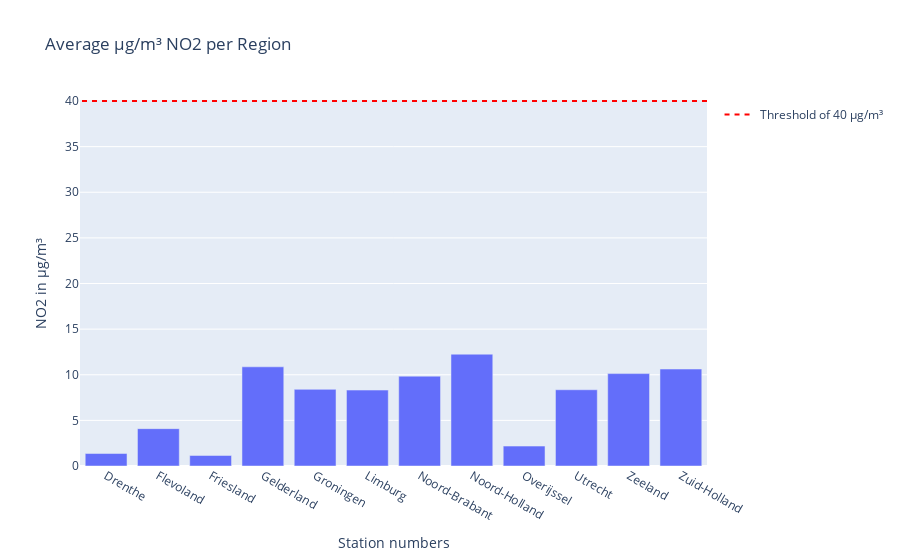
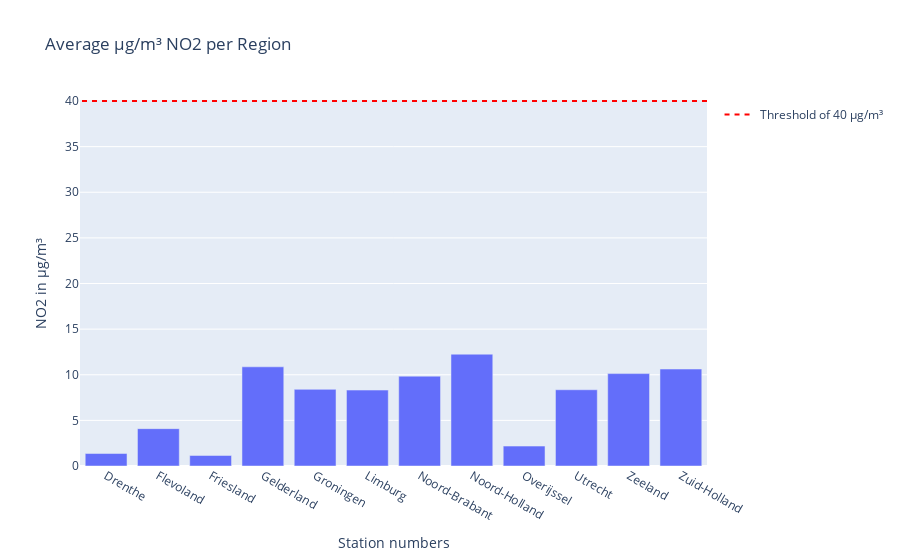

Notebook cell for these charts, in order:
### Code cell
import plotly.express as px
import plotly.graph_objects as go

pv = ['Groningen', 'Friesland', 'Drenthe', 'Overijssel', 'Gelderland', 'Flevoland',
      'Utrecht', 'Noord-Holland', 'Zuid-Holland', 'Noord-Brabant', 'Limburg', 'Zeeland' ]

pv_mean = meanprovince[meanprovince['RegioS'].isin(pv)]
bar = px.bar(meanprovince, x='RegioS' , y= dfposts_NO2.groupby('RegioS')['value'].mean(), title='Average µg/m³ NO2 per Region')
bar.update_layout(yaxis_title='NO2 in µg/m³', xaxis_title= "Station numbers", barmode='group') 
bar.add_shape(
    legendrank=1,
    showlegend=True,
    type="line",
    xref="paper",
    line=dict(dash="5px", color='red'),
    x0=1,
    x1=0,
    y0=40,
    y1=40,
    name='Threshold of 40 µg/m³'
)

bar.show()


pv_mean_clean = meanprovince_clean[meanprovince_clean['RegioS'].isin(pv)]
bar_cleanno2 = px.bar(meanprovince_clean, x='RegioS' , y= dfposts_NO2_clean.groupby('RegioS')['value'].mean(), title='Average µg/m³ NO2 per Region')
bar_cleanno2.update_layout(yaxis_title='NO2 in µg/m³', xaxis_title= "Station numbers", barmode='group') 
bar_cleanno2.add_shape(
    legendrank=1,
    showlegend=True,
    type="line",
    xref="paper",
    line=dict(dash="5px", color='red'),
    x0=1,
    x1=0,
    y0=40,
    y1=40,
    name='Threshold of 40 µg/m³'
)

bar_cleanno2.show()

### Figure 1 — Plotly figure (JSON) as saved in the notebook; plotly's stock layout.template omitted (floating-point values rounded to 4 significant figures)
{"data": [{"alignmentgroup": "True", "hovertemplate": "RegioS=%{x}<br>y=%{y}<extra></extra>", "legendgroup": "", "marker": {"color": "#636efa", "pattern": {"shape": ""}}, "name": "", "offsetgroup": "", "orientation": "v", "showlegend": false, "textposition": "auto", "type": "bar", "x": ["Drenthe", "Flevoland", "Friesland", "Gelderland", "Groningen", "Limburg", "Noord-Brabant", "Noord-Holland", "Overijssel", "Utrecht", "Zeeland", "Zuid-Holland"], "xaxis": "x", "y": [1.368, 4.092, 1.153, 10.87, 8.399, 8.321, 9.846, 12.25, 2.182, 8.356, 10.13, 10.62], "yaxis": "y"}], "layout": {"barmode": "group", "legend": {"tracegroupgap": 0}, "shapes": [{"legendrank": 1, "line": {"color": "red", "dash": "5px"}, "name": "Threshold of 40 µg/m³", "showlegend": true, "type": "line", "x0": 1, "x1": 0, "xref": "paper", "y0": 40, "y1": 40}], "title": {"text": "Average µg/m³ NO2 per Region"}, "xaxis": {"anchor": "y", "domain": [0, 1], "title": {"text": "Station numbers"}}, "yaxis": {"anchor": "x", "domain": [0, 1], "title": {"text": "NO2 in µg/m³"}}}}

### Figure 2 — Plotly figure (JSON) as saved in the notebook; plotly's stock layout.template omitted (floating-point values rounded to 4 significant figures)
{"data": [{"alignmentgroup": "True", "hovertemplate": "RegioS=%{x}<br>y=%{y}<extra></extra>", "legendgroup": "", "marker": {"color": "#636efa", "pattern": {"shape": ""}}, "name": "", "offsetgroup": "", "orientation": "v", "showlegend": false, "textposition": "auto", "type": "bar", "x": ["Drenthe", "Flevoland", "Friesland", "Gelderland", "Groningen", "Limburg", "Noord-Brabant", "Noord-Holland", "Overijssel", "Utrecht", "Zeeland", "Zuid-Holland"], "xaxis": "x", "y": [1.368, 4.092, 1.153, 10.87, 8.399, 8.321, 9.846, 12.25, 2.182, 8.356, 10.13, 10.62], "yaxis": "y"}], "layout": {"barmode": "group", "legend": {"tracegroupgap": 0}, "shapes": [{"legendrank": 1, "line": {"color": "red", "dash": "5px"}, "name": "Threshold of 40 µg/m³", "showlegend": true, "type": "line", "x0": 1, "x1": 0, "xref": "paper", "y0": 40, "y1": 40}], "title": {"text": "Average µg/m³ NO2 per Region"}, "xaxis": {"anchor": "y", "domain": [0, 1], "title": {"text": "Station numbers"}}, "yaxis": {"anchor": "x", "domain": [0, 1], "title": {"text": "NO2 in µg/m³"}}}}
